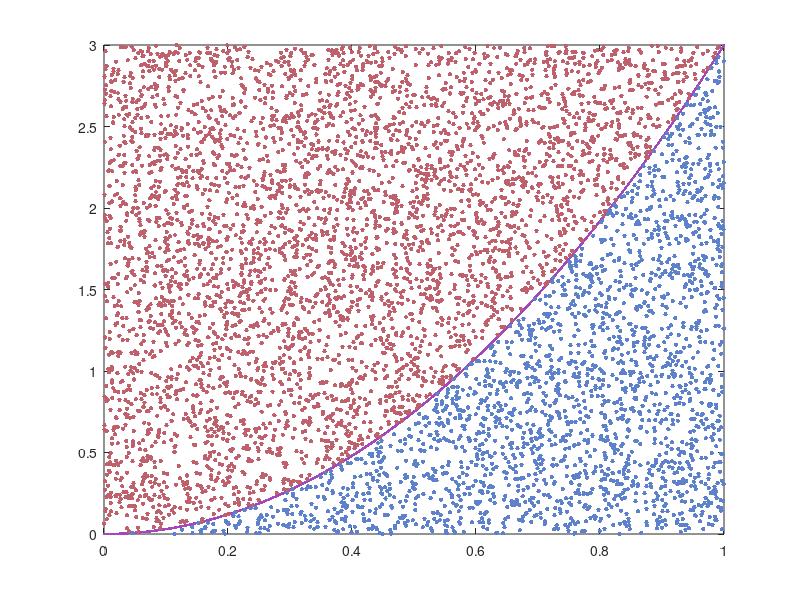

This chart was generated by the following MATLAB code:
clear all;
close all;
clc;

h = 0.001;
x = 0:h:1;

##for i = 1:length(x)
##  y(i) = 3 * x(i) * x(i);
##endfor
##
##plot(x,y,'Color','#bf616c','.','Markersize',16);

k = 6432;

a = min(x);
b = max(x);

xrgen = (b-a) * rand(1,k) + a;

for i = 1:length(xrgen)
  y(i) = 3 * xrgen(i) * xrgen(i);
endfor

plot(xrgen,y,'Color','#a347ba','.');
hold on


c = min(y);
d = max(y);

yrgen = (d-c) * rand(1,k) + c;

plot(xrgen(find(yrgen > y)),yrgen(find(yrgen > y)),'Color','#bf616c','.','Markersize',10);
plot(xrgen(find(yrgen < y)),yrgen(find(yrgen < y)),'Color','#5e81cc','.','Markersize',10);

prbblty = length(find(yrgen < y))/k;
area = prbblty * (max(x)-min(x)) * (max(y)-min(y));

hold off

count = 0;

for i = 1:length(x)
  c(i) = length(find(xrgen(find(yrgen < y)) <= x(i)));
  cdf(i) = c(i) / length(find(yrgen < y));
  count = count + 1;
  if(cdf(i) > 0.5)
    tmp1 = i - 1;
    break;
  endif
endfor

for i = 1:length(x)
  c(i) = length(find(xrgen(find(yrgen < y)) <= x(i)));
  cdf(i) = c(i) / length(find(yrgen < y));
  count = count + 1;
  if(cdf(i) > 0.95)
    tmp2 = i - 1;
    break;
  endif
endfor

p1 = x(tmp1);
p2 = x(tmp2);

printf("\n\tArea : %f\n\tProbability : %f\n\tThe point were CDF(X) is 0.5 : %f\n\tThe point where CDF(x) is 0.95 : %f\n", area, prbblty, p1, p2);

